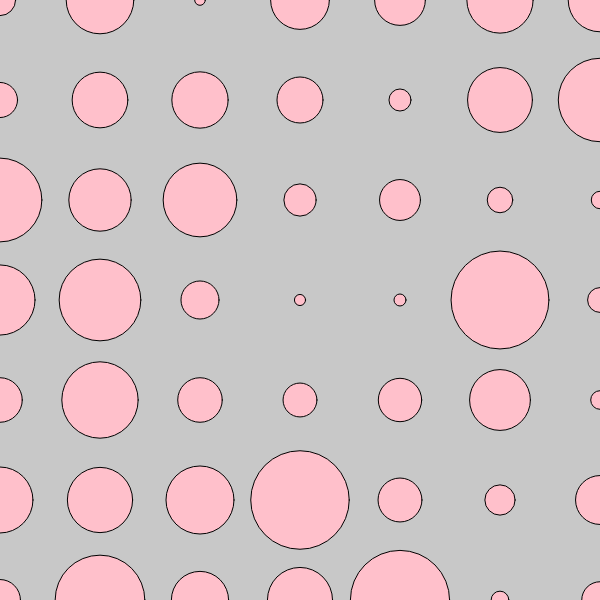
Frame 1 (no input)
Frame 60 (no input): identical to frame 1, image omitted
Frame 120 (the mouse pressed at the canvas centre since frame 60): identical to frame 1, image omitted

The p5.js sketch that drew this single still picture (run headless with seeded random() and noise() and a simulated clock; from frame 60 on, the mouse is pressed at the canvas centre):

// p5.js sketch
// ── sketch.js
// week 03: loops and random() for sizes

let maxDiam = 100;
let minDiam = maxDiam / 10;

function setup() {
  createCanvas(600, 600);
}

function draw() {
  background(200, 200, 200);
  fill("pink");
  randomSeed(0);

  for (let xpos = 0; xpos <= width; xpos += maxDiam) {
    for (let ypos = 0; ypos <= height; ypos += maxDiam) {
      let tDiam = random(minDiam, maxDiam);
      ellipse(xpos, ypos, tDiam, tDiam);
    }
  }
}
